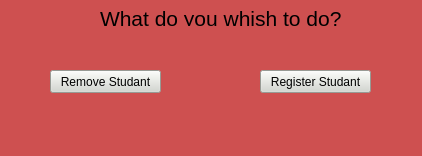
<?xml version="1.0" encoding="UTF-8"?>
<ui version="4.0">
 <class>MainWindow</class>
 <widget class="QMainWindow" name="MainWindow">
  <property name="geometry">
   <rect>
    <x>0</x>
    <y>0</y>
    <width>422</width>
    <height>156</height>
   </rect>
  </property>
  <property name="windowTitle">
   <string>MainWindow</string>
  </property>
  <property name="styleSheet">
   <string notr="true">background-color: rgb(78, 154, 6);
background-color: rgb(196, 160, 0);
background-color: rgb(164, 0, 0);
background-color: rgb(206, 80, 80)</string>
  </property>
  <widget class="QWidget" name="centralwidget">
   <widget class="QLabel" name="label">
    <property name="geometry">
     <rect>
      <x>130</x>
      <y>10</y>
      <width>171</width>
      <height>16</height>
     </rect>
    </property>
    <property name="text">
     <string>What do you whish to do?</string>
    </property>
   </widget>
   <widget class="QLabel" name="label_2">
    <property name="geometry">
     <rect>
      <x>100</x>
      <y>10</y>
      <width>241</width>
      <height>16</height>
     </rect>
    </property>
    <property name="font">
     <font>
      <pointsize>16</pointsize>
     </font>
    </property>
    <property name="text">
     <string>What do you whish to do?</string>
    </property>
   </widget>
   <widget class="QPushButton" name="pushButton">
    <property name="geometry">
     <rect>
      <x>50</x>
      <y>70</y>
      <width>111</width>
      <height>23</height>
     </rect>
    </property>
    <property name="styleSheet">
     <string notr="true">background-color: rgb(211, 215, 207);</string>
    </property>
    <property name="text">
     <string>Remove Studant</string>
    </property>
   </widget>
   <widget class="QPushButton" name="pushButton_2">
    <property name="geometry">
     <rect>
      <x>260</x>
      <y>70</y>
      <width>111</width>
      <height>23</height>
     </rect>
    </property>
    <property name="styleSheet">
     <string notr="true">background-color: rgb(211, 215, 207);</string>
    </property>
    <property name="text">
     <string>Register Studant</string>
    </property>
   </widget>
  </widget>
  <widget class="QMenuBar" name="menubar">
   <property name="geometry">
    <rect>
     <x>0</x>
     <y>0</y>
     <width>422</width>
     <height>21</height>
    </rect>
   </property>
  </widget>
  <widget class="QStatusBar" name="statusbar"/>
 </widget>
 <resources/>
 <connections/>
</ui>
